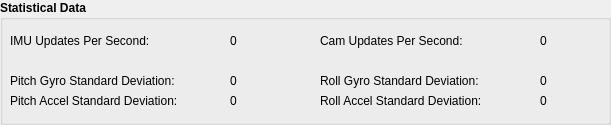
       <widget class="QGroupBox" name="groupBox_3">
        <property name="sizePolicy">
         <sizepolicy hsizetype="Preferred" vsizetype="Fixed">
          <horstretch>0</horstretch>
          <verstretch>0</verstretch>
         </sizepolicy>
        </property>
        <property name="minimumSize">
         <size>
          <width>0</width>
          <height>125</height>
         </size>
        </property>
        <property name="maximumSize">
         <size>
          <width>16777215</width>
          <height>125</height>
         </size>
        </property>
        <property name="font">
         <font>
          <weight>75</weight>
          <bold>true</bold>
         </font>
        </property>
        <property name="title">
         <string>Statistical Data</string>
        </property>
        <widget class="QLabel" name="label_13">
         <property name="geometry">
          <rect>
           <x>10</x>
           <y>30</y>
           <width>171</width>
           <height>21</height>
          </rect>
         </property>
         <property name="font">
          <font>
           <weight>50</weight>
           <bold>false</bold>
          </font>
         </property>
         <property name="text">
          <string>IMU Updates Per Second:</string>
         </property>
        </widget>
        <widget class="QLabel" name="label_14">
         <property name="geometry">
          <rect>
           <x>320</x>
           <y>30</y>
           <width>171</width>
           <height>21</height>
          </rect>
         </property>
         <property name="font">
          <font>
           <weight>50</weight>
           <bold>false</bold>
          </font>
         </property>
         <property name="text">
          <string>Cam Updates Per Second:</string>
         </property>
        </widget>
        <widget class="QLabel" name="label_15">
         <property name="geometry">
          <rect>
           <x>10</x>
           <y>70</y>
           <width>201</width>
           <height>21</height>
          </rect>
         </property>
         <property name="font">
          <font>
           <weight>50</weight>
           <bold>false</bold>
          </font>
         </property>
         <property name="text">
          <string>Pitch Gyro Standard Deviation:</string>
         </property>
        </widget>
        <widget class="QLabel" name="label_16">
         <property name="geometry">
          <rect>
           <x>10</x>
           <y>90</y>
           <width>211</width>
           <height>21</height>
          </rect>
         </property>
         <property name="font">
          <font>
           <weight>50</weight>
           <bold>false</bold>
          </font>
         </property>
         <property name="text">
          <string>Pitch Accel Standard Deviation:</string>
         </property>
        </widget>
        <widget class="QLabel" name="label_17">
         <property name="geometry">
          <rect>
           <x>320</x>
           <y>70</y>
           <width>201</width>
           <height>21</height>
          </rect>
         </property>
         <property name="font">
          <font>
           <weight>50</weight>
           <bold>false</bold>
          </font>
         </property>
         <property name="text">
          <string>Roll Gyro Standard Deviation:</string>
         </property>
        </widget>
        <widget class="QLabel" name="label_18">
         <property name="geometry">
          <rect>
           <x>320</x>
           <y>90</y>
           <width>201</width>
           <height>21</height>
          </rect>
         </property>
         <property name="font">
          <font>
           <weight>50</weight>
           <bold>false</bold>
          </font>
         </property>
         <property name="text">
          <string>Roll Accel Standard Deviation:</string>
         </property>
        </widget>
        <widget class="QLabel" name="imu_up_per_sec">
         <property name="geometry">
          <rect>
           <x>230</x>
           <y>30</y>
           <width>62</width>
           <height>21</height>
          </rect>
         </property>
         <property name="font">
          <font>
           <weight>50</weight>
           <bold>false</bold>
          </font>
         </property>
         <property name="text">
          <string>0</string>
         </property>
        </widget>
        <widget class="QLabel" name="cam_up_per_sec">
         <property name="geometry">
          <rect>
           <x>540</x>
           <y>30</y>
           <width>62</width>
           <height>21</height>
          </rect>
         </property>
         <property name="font">
          <font>
           <weight>50</weight>
           <bold>false</bold>
          </font>
         </property>
         <property name="text">
          <string>0</string>
         </property>
        </widget>
        <widget class="QLabel" name="pitch_gyro_sd">
         <property name="geometry">
          <rect>
           <x>230</x>
           <y>70</y>
           <width>62</width>
           <height>21</height>
          </rect>
         </property>
         <property name="font">
          <font>
           <weight>50</weight>
           <bold>false</bold>
          </font>
         </property>
         <property name="text">
          <string>0</string>
         </property>
        </widget>
        <widget class="QLabel" name="pitch_accel_sd">
         <property name="geometry">
          <rect>
           <x>230</x>
           <y>90</y>
           <width>62</width>
           <height>21</height>
          </rect>
         </property>
         <property name="font">
          <font>
           <weight>50</weight>
           <bold>false</bold>
          </font>
         </property>
         <property name="text">
          <string>0</string>
         </property>
        </widget>
        <widget class="QLabel" name="roll_gyro_sd">
         <property name="geometry">
          <rect>
           <x>540</x>
           <y>70</y>
           <width>61</width>
           <height>21</height>
          </rect>
         </property>
         <property name="font">
          <font>
           <weight>50</weight>
           <bold>false</bold>
          </font>
         </property>
         <property name="text">
          <string>0</string>
         </property>
        </widget>
        <widget class="QLabel" name="roll_accel_sd">
         <property name="geometry">
          <rect>
           <x>540</x>
           <y>90</y>
           <width>62</width>
           <height>21</height>
          </rect>
         </property>
         <property name="font">
          <font>
           <weight>50</weight>
           <bold>false</bold>
          </font>
         </property>
         <property name="text">
          <string>0</string>
         </property>
        </widget>
       </widget>
